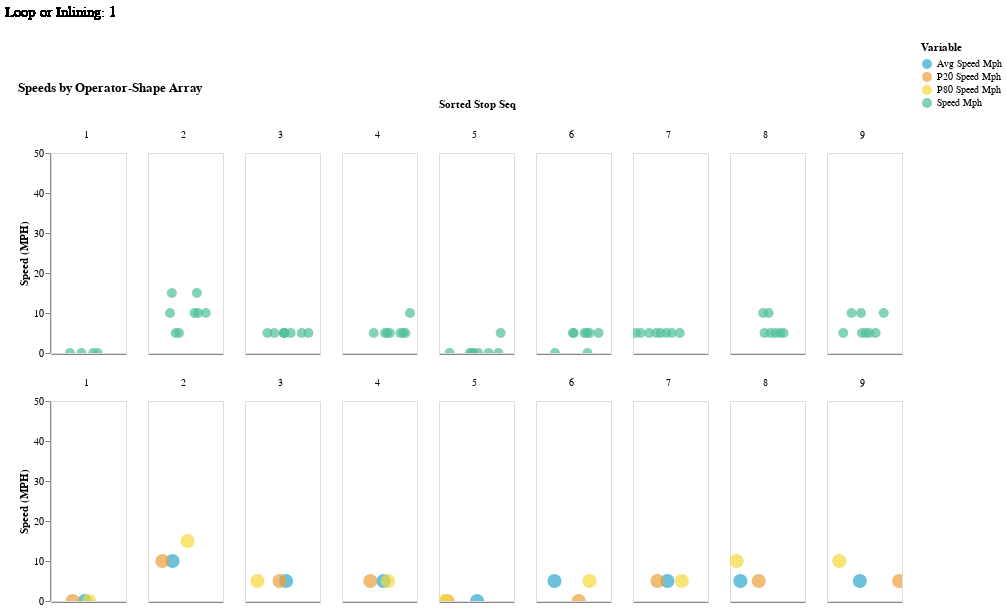

Source (notebook cell):
### Code cell
title & (chart1.interactive() & chart2.interactive())
